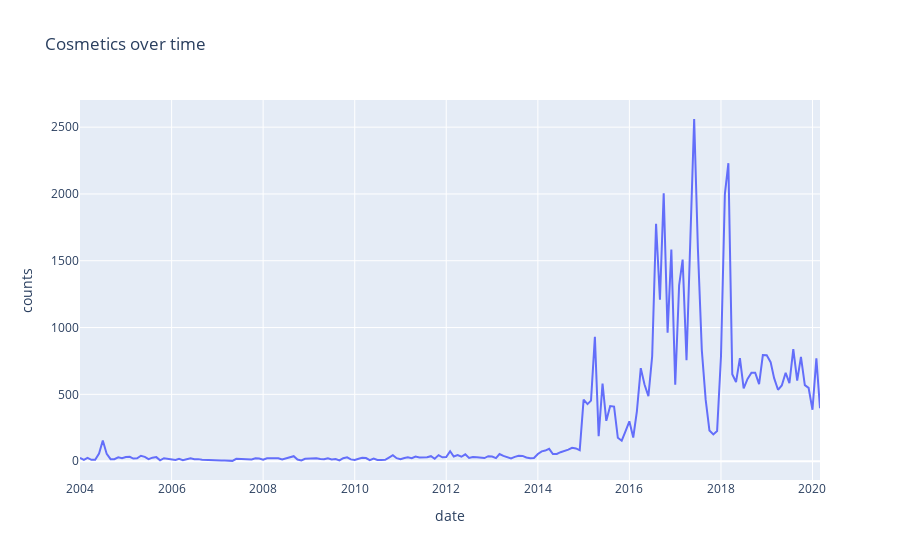

Here is the notebook cell this chart was saved with:
### Markdown cell above
### Cosmtics reported events over time

### Code cell
category_group = expl_aggReports_time.groupby("category")
cosmetics = category_group.get_group("Cosmetics")
vis.plot_time_trend(cosmetics, "Cosmetics over time", x_col="date", y_col="counts")

### Figure 1 — Plotly figure (JSON) as saved in the notebook; plotly's stock layout.template omitted (floating-point values rounded to 4 significant figures; data arrays with more than 128 entries replaced by an {"elided": "..."} marker saying what was removed)
{"data": [{"hovertemplate": "date=%{x}<br>counts=%{y}<extra></extra>", "legendgroup": "", "line": {"color": "#636efa", "dash": "solid"}, "marker": {"symbol": "circle"}, "mode": "lines", "name": "", "orientation": "v", "showlegend": false, "type": "scatter", "x": {"elided": "195 str values"}, "xaxis": "x", "y": {"elided": "195 int values"}, "yaxis": "y"}], "layout": {"legend": {"tracegroupgap": 0}, "title": {"text": "Cosmetics over time"}, "xaxis": {"anchor": "y", "domain": [0, 1], "title": {"text": "date"}}, "yaxis": {"anchor": "x", "domain": [0, 1], "title": {"text": "counts"}}}}
